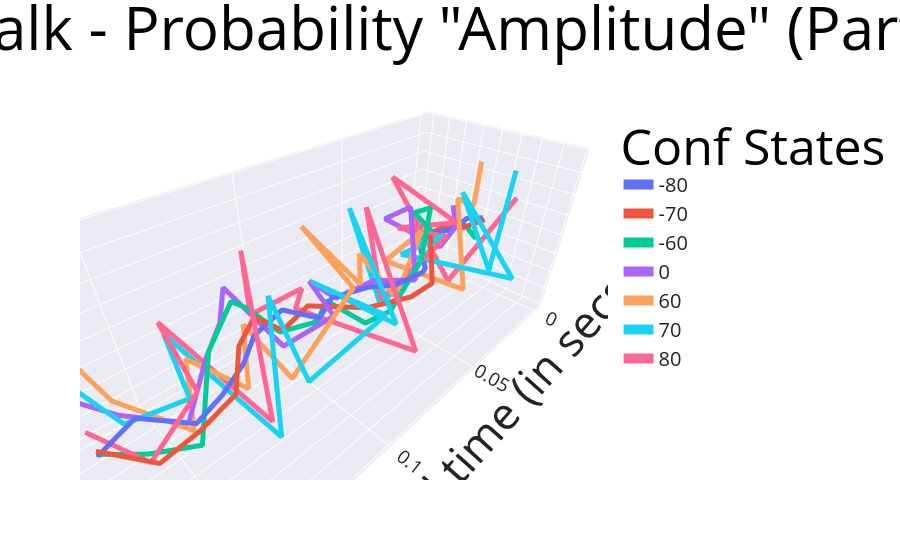

Notebook code for this chart:
### Code cell
import plotly.express as px
pio.renderers.default = "vscode" #"browser" #
fig = px.line_3d(df_quantum_3d.assign(state_labels = lambda df: df.states * 10 + (50 * np.sign(df.states)) ).query("time < 10.24").assign(time = lambda df: df.time * 0.1) \
                 .query("prior == 'Uniform' and time < 30").rename(columns={"time":"Time", "real":"Real", "imag":"Imaginary"}), 
                 x="Time", y="Real", z="Imaginary", color="state_labels", title = 'Random Walk - Probability "Amplitude" (Participant #1)',
labels = {"real":"Real", "imag": "Imaginary"}
)
fig.update_layout(legend_title = "Conf States", 
    scene=dict(aspectratio = dict( x=2.5, y=1, z=1 ),
    aspectmode = 'manual'),
    autosize=True
    )
fig.update_traces(line=dict(
        width=10
    ))
fig.update_layout(
    legend_title_font=dict(size=50, color="black"),
    title_font=dict(size=60, color="black"),
    font=dict(
        
        size=20,  # Set the font size here
    ))
fig.update_scenes(
    xaxis=dict(title='Observed time (in secs)', tickfont=dict(size=15), titlefont=dict(size=45)),
    yaxis=dict(title='Real', tickfont=dict(size=15), titlefont=dict(size=45)),
    zaxis=dict(title='Imaginary', tickfont=dict(size=15), titlefont=dict(size=45)),
)
fig.layout.template = "seaborn"
fig.show()
import plotly.io as pio
#pio.write_image(fig, 'image.png',format="png",scale=1, width=1080, height=1080)

### Figure 1 — Plotly figure (JSON) as saved in the notebook; plotly's stock layout.template omitted (floating-point values rounded to 4 significant figures)
{"data": [{"hovertemplate": "state_labels=-80<br>Time=%{x}<br>Real=%{y}<br>Imaginary=%{z}<extra></extra>", "legendgroup": "-80", "line": {"color": "#636efa", "dash": "solid", "width": 10}, "marker": {"symbol": "circle"}, "mode": "lines", "name": "-80", "scene": "scene", "showlegend": true, "type": "scatter3d", "x": [0, 0.01, 0.02, 0.03, 0.04, 0.05, 0.06, 0.07, 0.08, 0.09, 0.1, 0.11, 0.12, 0.13, 0.14, 0.15, 0.16, 0.17], "y": [0.03402, -0.01701, -0.03975, 0.006388, -0.1019, 0.1699, 0.3029, 0.2194, 0.1214, -0.04757, 0.06273, -0.07311, -0.1104, 0.1036, 0.2142, 0.3266, 0.09268, 0.05319], "z": [-0.04471, 0.0105, -0.04125, 0.05123, 0.02303, -0.07762, 0.04238, -0.00667, 0.03351, -0.03361, -0.04335, 0.08454, -0.0345, -0.001346, -0.02363, 0.01478, 0.05957, -0.08521]}, {"hovertemplate": "state_labels=-70<br>Time=%{x}<br>Real=%{y}<br>Imaginary=%{z}<extra></extra>", "legendgroup": "-70", "line": {"color": "#EF553B", "dash": "solid", "width": 10}, "marker": {"symbol": "circle"}, "mode": "lines", "name": "-70", "scene": "scene", "showlegend": true, "type": "scatter3d", "x": [0, 0.01, 0.02, 0.03, 0.04, 0.05, 0.06, 0.07, 0.08, 0.09, 0.1, 0.11, 0.12, 0.13, 0.14, 0.15, 0.16, 0.17], "y": [0.05923, -0.04238, -0.03223, -0.1239, 0.0286, 0.1866, 0.4064, 0.3771, 0.1266, 0.07439, -0.06531, -0.08836, -0.07775, 0.08312, 0.3941, 0.3463, 0.2633, 0.1088], "z": [-0.05718, -0.1, 0.03801, -0.02113, 0.08168, 0.2309, -0.01452, -0.04552, -0.1594, -0.05718, 0.001907, -0.1097, 0.1418, 0.1332, 0.1201, -0.03167, -0.1721, 0.01163]}, {"hovertemplate": "state_labels=-60<br>Time=%{x}<br>Real=%{y}<br>Imaginary=%{z}<extra></extra>", "legendgroup": "-60", "line": {"color": "#00cc96", "dash": "solid", "width": 10}, "marker": {"symbol": "circle"}, "mode": "lines", "name": "-60", "scene": "scene", "showlegend": true, "type": "scatter3d", "x": [0, 0.01, 0.02, 0.03, 0.04, 0.05, 0.06, 0.07, 0.08, 0.09, 0.1, 0.11, 0.12, 0.13, 0.14, 0.15, 0.16, 0.17], "y": [0.003776, -0.05658, -0.1018, -0.01298, -0.1715, 0.151, 0.2732, 0.1766, 0.1072, -0.1162, 0.04112, -0.1277, -0.1638, 0.08436, 0.1582, 0.3225, 0.04283, 0.01375], "z": [-0.2965, -0.05035, -0.02423, -0.04598, 0.252, 0.4769, 0.1369, -0.293, -0.3263, -0.09519, -0.08708, -0.1479, 0.1793, 0.4758, 0.2858, -0.1771, -0.3042, -0.1072]}, {"hovertemplate": "state_labels=0<br>Time=%{x}<br>Real=%{y}<br>Imaginary=%{z}<extra></extra>", "legendgroup": "0", "line": {"color": "#ab63fa", "dash": "solid", "width": 10}, "marker": {"symbol": "circle"}, "mode": "lines", "name": "0", "scene": "scene", "showlegend": true, "type": "scatter3d", "x": [0, 0.01, 0.02, 0.03, 0.04, 0.05, 0.06, 0.07, 0.08, 0.09, 0.1, 0.11, 0.12, 0.13, 0.14, 0.15, 0.16, 0.17], "y": [-0.335, -0.1381, 0.05143, 0.002703, -0.515, -0.04868, 0.2389, -0.02587, -0.2463, -0.3151, 0.2212, -0.09978, -0.4372, -0.1149, 0.1004, 0.2012, -0.375, -0.2304], "z": [-0.02457, -0.109, 0.09982, -0.1183, 0.0743, 0.4198, -0.06052, -0.08301, -0.2531, -0.004276, 0.06214, -0.2695, 0.2114, 0.2042, 0.1958, -0.08736, -0.3058, 0.1412]}, {"hovertemplate": "state_labels=60<br>Time=%{x}<br>Real=%{y}<br>Imaginary=%{z}<extra></extra>", "legendgroup": "60", "line": {"color": "#FFA15A", "dash": "solid", "width": 10}, "marker": {"symbol": "circle"}, "mode": "lines", "name": "60", "scene": "scene", "showlegend": true, "type": "scatter3d", "x": [0, 0.01, 0.02, 0.03, 0.04, 0.05, 0.06, 0.07, 0.08, 0.09, 0.1, 0.11, 0.12, 0.13, 0.14, 0.15, 0.16, 0.17], "y": [-0.09122, 0.03152, -0.02096, 0.3242, -0.4769, 0.09159, 0.05055, -0.1954, 0.03965, -0.3732, 0.4082, -0.02546, -0.2382, 0.1148, -0.2238, 0.2557, -0.3955, -0.1252], "z": [0.5048, 0.1632, 0.2864, -0.4516, -0.3764, 0.2494, -0.3294, 0.1042, 0.02322, 0.4576, 0.389, -0.5572, -0.008722, -0.2173, -0.02134, -0.1078, -0.1872, 0.7618]}, {"hovertemplate": "state_labels=70<br>Time=%{x}<br>Real=%{y}<br>Imaginary=%{z}<extra></extra>", "legendgroup": "70", "line": {"color": "#19d3f3", "dash": "solid", "width": 10}, "marker": {"symbol": "circle"}, "mode": "lines", "name": "70", "scene": "scene", "showlegend": true, "type": "scatter3d", "x": [0, 0.01, 0.02, 0.03, 0.04, 0.05, 0.06, 0.07, 0.08, 0.09, 0.1, 0.11, 0.12, 0.13, 0.14, 0.15, 0.16, 0.17], "y": [0.2778, 0.3276, 0.02038, 0.7672, -0.2816, 0.3071, -0.1218, -0.3163, 0.4273, -0.2998, 0.6879, 0.1835, 0.1241, 0.4428, -0.51, 0.3326, -0.3152, 0.09005], "z": [0.5101, -0.4446, 0.3624, -0.1267, -0.219, 0.2887, -0.5087, 0.4735, -0.1578, 0.0003643, 0.3233, -0.4404, 0.4185, -0.4191, 0.01946, 0.2186, -0.3423, 0.5246]}, {"hovertemplate": "state_labels=80<br>Time=%{x}<br>Real=%{y}<br>Imaginary=%{z}<extra></extra>", "legendgroup": "80", "line": {"color": "#FF6692", "dash": "solid", "width": 10}, "marker": {"symbol": "circle"}, "mode": "lines", "name": "80", "scene": "scene", "showlegend": true, "type": "scatter3d", "x": [0, 0.01, 0.02, 0.03, 0.04, 0.05, 0.06, 0.07, 0.08, 0.09, 0.1, 0.11, 0.12, 0.13, 0.14, 0.15, 0.16, 0.17], "y": [0.3445, -0.122, -0.8237, 0.1379, -0.3465, 0.3396, -0.1189, -0.1325, 0.6325, -0.5248, -0.1248, -0.5182, -0.1187, 0.3595, -0.5556, 0.4654, 0.04134, 0.0475], "z": [0.2647, -0.7769, 0.2793, 0.1802, 0.03845, 0.2908, -0.4337, 0.5404, -0.3006, -0.3899, 0.1288, -0.1991, 0.6358, -0.3389, 0.09455, 0.3697, -0.3883, 0.1081]}], "layout": {"autosize": true, "font": {"size": 20}, "legend": {"title": {"font": {"color": "black", "size": 50}, "text": "Conf States"}, "tracegroupgap": 0}, "scene": {"aspectmode": "manual", "aspectratio": {"x": 2.5, "y": 1, "z": 1}, "domain": {"x": [0, 1], "y": [0, 1]}, "xaxis": {"tickfont": {"size": 15}, "title": {"font": {"size": 45}, "text": "Observed time (in secs)"}}, "yaxis": {"tickfont": {"size": 15}, "title": {"font": {"size": 45}, "text": "Real"}}, "zaxis": {"tickfont": {"size": 15}, "title": {"font": {"size": 45}, "text": "Imaginary"}}}, "title": {"font": {"color": "black", "size": 60}, "text": "Random Walk - Probability \"Amplitude\" (Participant #1)"}}}
